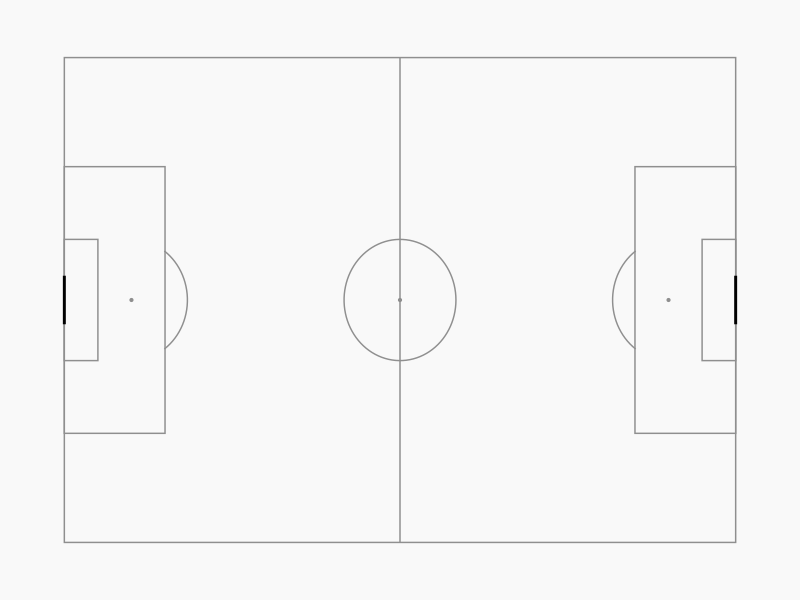

Write the R code that produced this figure.
#' Create a pitch plot ready for Statsbomb data
#'
#' Creating a pitch plot using ggplot2 that is ready to plot actions on top. Numerous options allow customisation.
#'
#' @param grass_colour A string as a colour by word or #HEX code
#' @param line_colour A string as a colour by word or #HEX code
#' @param background_colour A string as a colour by word or #HEX code
#' @param goal_colour A string as a colour by word or #HEX code
#' @param goaltype String, either "line", "box" or "barcanumbers". Default "line"
#' @param middlethird Boolean. Default FALSE
#' @param BasicFeatures Boolean. Default FALSE
#' @param JdeP Boolean. Default FALSE
#' @param padding Numeric. Default = 5
#' @return A plot of a pitch
#' @export
create_Pitch <- function(grass_colour = "#F9F9F9", line_colour = "#8F8F8F", background_colour = "#F9F9F9", goal_colour = "#000000", goaltype = "line", middlethird = FALSE, BasicFeatures = FALSE, JdeP = FALSE, arcs = TRUE, padding = 5){
    
    library(ggplot2)
    ## set theme for blank pitch
    theme_blankPitch = function(size=12) {
        theme(
            #axis.line=element_blank(),
            axis.text.x=element_blank(),
            axis.text.y=element_blank(),
            #axis.ticks.y=element_text(size=size),
            #   axis.ticks=element_blank(),
            axis.ticks.length=unit(0, "lines"),
            #axis.ticks.margin=unit(0, "lines"),
            axis.title.x=element_blank(),
            axis.title.y=element_blank(),
            legend.background=element_rect(fill=background_colour, colour=NA),
            legend.key=element_rect(colour=background_colour,fill=background_colour),
            legend.key.size=unit(1.2, "lines"),
            legend.text=element_text(size=size),
            legend.title=element_text(size=size, face="bold",hjust=0),
            strip.background = element_rect(colour = background_colour, fill = background_colour, size = .5),
            panel.background=element_rect(fill=background_colour,colour=background_colour),
            #       panel.border=element_blank(),
            panel.grid.major=element_blank(),
            panel.grid.minor=element_blank(),
            panel.spacing=element_blank(),
            plot.background=element_blank(),
            plot.margin=unit(c(0, 0, 0, 0), "lines"),
            plot.title=element_text(size=size*1.2),
            strip.text.y=element_text(colour=background_colour,size=size,angle=270),
            strip.text.x=element_text(size=size*1))}
    
    ymin <- 0 # minimum width
    ymax <- 80 # maximum width
    xmin <- 0 # minimum length
    xmax <- 120 # maximum length
    
    # Defining features along the length
    boxEdgeDef <- 18
    boxEdgeOff <- 102
    halfwayline <- 60
    sixYardDef <- 6
    sixYardOff <- 114
    penSpotDef <- 12
    penSpotOff <- 108
    
    # Defining features along the width
    boxEdgeLeft <- 18
    boxEdgeRight <- 62
    sixYardLeft <- 30
    sixYardRight <- 50
    goalPostLeft <- 36
    goalPostRight <- 44
    CentreSpot <- 40
    
    # other dimensions
    centreCirle_d <- 20
    
    ## define the circle function
    circleFun <- function(center = c(0,0),diameter = 1, npoints = 100){
        r = diameter / 2
        tt <- seq(0,2*pi,length.out = npoints)
        xx <- center[1] + r * cos(tt)
        yy <- center[2] + r * sin(tt)
        return(data.frame(x = xx, y = yy))
    }
    
    #### create center circle ####
    center_circle <- circleFun(c(halfwayline,CentreSpot),centreCirle_d,npoints = 100)
    
    ### FIRST STAGE
    ## initiate the plot, set some boundries to the plot
    p <- ggplot() + xlim(c(xmin-padding,xmax+padding)) + ylim(c(ymin-padding,ymax+padding)) +
        # add the theme
        theme_blankPitch()
    
    ### ADD MIDDLE THIRD SHADING
    if(middlethird == TRUE){
        p <- p + geom_rect(aes(xmin=(xmax/3*1), xmax=(xmax/3*2), ymin=ymin, ymax=ymax), colour = NA, fill = "black", alpha = 0.10)
    }else{}
    
    if(BasicFeatures == TRUE){
        p <- p +
            # add the base rectangle of the pitch
            geom_rect(aes(xmin=xmin, xmax=xmax, ymin=ymin, ymax=ymax), fill = NA, colour = line_colour) +
            # add the 18 yard box defensive
            geom_rect(aes(xmin=xmin, xmax=boxEdgeDef, ymin=boxEdgeLeft, ymax=boxEdgeRight), fill = grass_colour, colour = line_colour) +
            # add the 18 yard box offensive
            geom_rect(aes(xmin=boxEdgeOff, xmax=xmax, ymin=boxEdgeLeft, ymax=boxEdgeRight), fill = grass_colour, colour = line_colour) +
            # add halway line
            geom_segment(aes(x = halfwayline, y = ymin, xend = halfwayline, yend = ymax),colour = line_colour)
        arcs = FALSE
    }else{
        ## initiate the plot, set some boundries to the plot
        p <- p +
            # add the base rectangle of the pitch
            geom_rect(aes(xmin=xmin, xmax=xmax, ymin=ymin, ymax=ymax), fill = NA, colour = line_colour) +
            # add the 18 yard box defensive
            geom_rect(aes(xmin=xmin, xmax=boxEdgeDef, ymin=boxEdgeLeft, ymax=boxEdgeRight), fill = grass_colour, colour = line_colour) +
            # add the 18 yard box offensive
            geom_rect(aes(xmin=boxEdgeOff, xmax=xmax, ymin=boxEdgeLeft, ymax=boxEdgeRight), fill = grass_colour, colour = line_colour) +
            # add halway line
            geom_segment(aes(x = halfwayline, y = ymin, xend = halfwayline, yend = ymax),colour = line_colour) +
            # add the six yard box Defensive
            geom_rect(aes(xmin=xmin, xmax=sixYardDef, ymin=sixYardLeft, ymax=sixYardRight), fill = grass_colour, colour = line_colour)  +
            # add the six yard box offensive
            geom_rect(aes(xmin=sixYardOff, xmax=xmax, ymin=sixYardLeft, ymax=sixYardRight), fill = grass_colour, colour = line_colour) +
            # add centre circle
            geom_path(data=center_circle, aes(x=x,y=y), colour = line_colour) +
            # add penalty spot left
            geom_point(aes(x = penSpotDef , y = CentreSpot), colour = line_colour, size = 0.75) +
            # add penalty spot right
            geom_point(aes(x = penSpotOff , y = CentreSpot), colour = line_colour, size = 0.75) +
            # add centre spot
            geom_point(aes(x = halfwayline , y = CentreSpot), colour = line_colour, size = 0.75) }
    
    #### add goals depending on type
    
    ## LINE TYPE
    if(goaltype == "line"){
        p <- p +
            # add the goal Defensive
            geom_segment(aes(x = xmin, y = goalPostLeft, xend = xmin, yend = goalPostRight),colour = goal_colour, size = 1) +
            # add the goal offensive
            geom_segment(aes(x = xmax, y = goalPostLeft, xend = xmax, yend = goalPostRight),colour = goal_colour, size = 1)
        
    }else{}
    
    ## Barca Numbers TYPE
    if(goaltype == "barcanumbers"){
        p <- p +
            # add the goal Defensive
            geom_segment(aes(x = xmin - 0.75, y = goalPostLeft, xend = xmin - 0.75, yend = goalPostRight),colour = line_colour, size = 0.75) +
            # add the goal offensive
            geom_segment(aes(x = xmax + 0.75, y = goalPostLeft, xend = xmax + 0.75, yend = goalPostRight),colour = line_colour, size = 0.75)
        
    }else{}
    
    ## BOX TYPE
    if(goaltype == "box"){
        p <- p +
            # add the goal Defensive
            geom_rect(aes(xmin = xmin - 2 , ymin = goalPostLeft, xmax = xmin, ymax = goalPostRight), fill = grass_colour, colour = line_colour) +
            # add the goal offensive
            geom_rect(aes(xmin = xmax, ymin = goalPostLeft, xmax = xmax + 2, ymax = goalPostRight), fill = grass_colour, colour = line_colour)
    }else{}
    
    
    ## add J de P
    if(JdeP == TRUE){
        p <- p +
            # vertical tram lines
            geom_segment(aes(x = xmin, y = (boxEdgeLeft -5), xend = xmax, yend = (boxEdgeLeft -5)), colour = "#000000", alpha = 0.3) +
            geom_segment(aes(x = xmin, y = boxEdgeRight + 5, xend = xmax, yend = boxEdgeRight +5), colour = "#000000", alpha = 0.3) +
            geom_segment(aes(x = xmin, y = CentreSpot - 15, xend = xmax, yend = CentreSpot - 15), colour = "#000000", alpha = 0.3) +
            geom_segment(aes(x = xmin, y = CentreSpot + 15, xend = xmax, yend = CentreSpot + 15), colour = "#000000", alpha = 0.3) +
            # geom_segment(aes(x = sixYardDef, y = sixYardLeft, xend = boxEdgeDef, yend = boxEdgeLeft + 12), colour = "#941C07", alpha = 0.3) +
            # geom_segment(aes(x = sixYardDef, y = sixYardRight, xend = boxEdgeDef, yend = boxEdgeRight - 12), colour = "#941C07", alpha = 0.3) +
            # horizontal tram lines
            geom_segment(aes(x = boxEdgeDef, y = ymin, xend = boxEdgeDef, yend = ymax), colour = "#000000", alpha = 0.3) +
            geom_segment(aes(x = boxEdgeDef + 10, y = CentreSpot - 15, xend = boxEdgeDef + 10, yend = CentreSpot + 15), colour = "#000000", alpha = 0.3) +
            geom_segment(aes(x = boxEdgeOff, y = ymin, xend = boxEdgeOff, yend = ymax), colour = "#000000", alpha = 0.3) +
            geom_segment(aes(x = boxEdgeOff - 10, y = CentreSpot + 15, xend = boxEdgeOff - 10, yend = CentreSpot - 15), colour = "#000000", alpha = 0.3)
        
        
        #+
            # geom_segment(aes(x = (xmax/3*1), y = ymin, xend = (xmax/3*1), yend = ymax), colour = "#941C07", alpha = 0.3) +
            # geom_segment(aes(x = (xmax/3*2), y = ymin, xend = (xmax/3*2), yend = ymax), colour = "#941C07", alpha = 0.3)
        # add the 18 yard box defensive
        #geom_rect(aes(xmin=xmin, xmax=boxEdgeDef, ymin=boxEdgeLeft, ymax=boxEdgeRight), fill = NA, colour = line_colour) +
        # add the 18 yard box offensive
        #geom_rect(aes(xmin=boxEdgeOff, xmax=xmax, ymin=boxEdgeLeft, ymax=boxEdgeRight), fill = NA, colour = line_colour)
        
        
    }else{}
    
    ## add J de P
    if(arcs == TRUE){
        p <- p +
            # vertical tram lines
            annotate("path",
                     x = 12 + 10 * cos(seq(-0.3*pi, 0.3*pi, length.out = 30)),
                     y = 40 + 10 * sin(seq(-0.3*pi, 0.3*pi, length.out = 30)),
                     col = line_colour) +
            annotate("path",
                     x = (120-12) - 10 * cos(seq(-0.3*pi, 0.3*pi, length.out = 30)),
                     y = 40 + 10 * sin(seq(-0.3*pi, 0.3*pi, length.out = 30)),
                     col = line_colour)
    }else{}
    
    return(p)
    
}

create_Pitch()